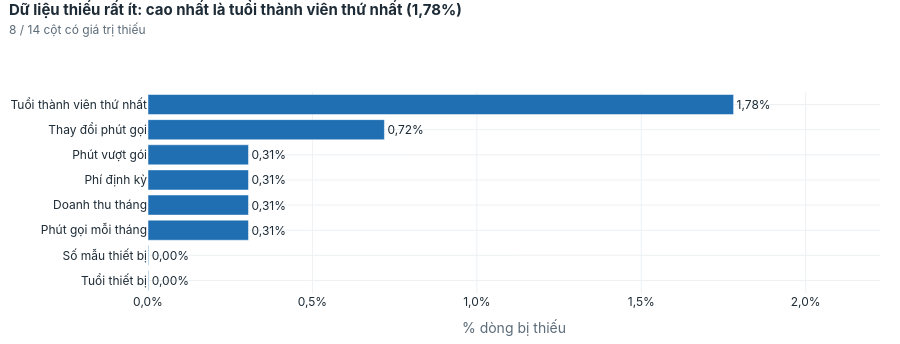

Notebook code cell kept with this figure:
### Markdown cell above
### C02 — Dữ liệu thiếu ở đâu?

### Code cell
show("C02_du_lieu_thieu")

### Figure 1 — Plotly figure (JSON) as saved in the notebook; plotly's stock layout.template omitted (floating-point values rounded to 4 significant figures)
{"data": [{"hovertemplate": "%{y}: %{x:.2%}<extra></extra>", "marker": {"color": "#1F6FB2"}, "orientation": "h", "text": ["0,00%", "0,00%", "0,31%", "0,31%", "0,31%", "0,31%", "0,72%", "1,78%"], "textposition": "outside", "type": "bar", "x": [1.959e-05, 1.959e-05, 0.003056, 0.003056, 0.003056, 0.003056, 0.007189, 0.01781], "y": ["Tuổi thiết bị", "Số mẫu thiết bị", "Phút gọi mỗi tháng", "Doanh thu tháng", "Phí định kỳ", "Phút vượt gói", "Thay đổi phút gọi", "Tuổi thành viên thứ nhất"]}], "layout": {"font": {"color": "#1D2B36", "family": "Inter, Segoe UI, Arial, sans-serif", "size": 12}, "height": 344, "hoverlabel": {"bgcolor": "white", "font": {"color": "#1D2B36", "family": "Inter, Segoe UI, Arial, sans-serif"}}, "legend": {"orientation": "h", "title": {}, "x": 1, "xanchor": "right", "y": 1.0, "yanchor": "bottom"}, "margin": {"b": 40, "l": 10, "r": 20, "t": 92}, "paper_bgcolor": "white", "plot_bgcolor": "white", "separators": ",.", "title": {"font": {"color": "#1D2B36", "size": 15}, "pad": {"t": 8}, "text": "<b>Dữ liệu thiếu rất ít: cao nhất là tuổi thành viên thứ nhất (1,78%)</b><br><span style='font-size:12px;color:#5B6B78'>8 / 14 cột có giá trị thiếu</span>", "x": 0.01, "xanchor": "left", "y": 0.98, "yanchor": "top"}, "xaxis": {"automargin": true, "gridcolor": "#EDF1F4", "range": [0, 0.02226], "tickformat": ".1%", "title": {"font": {"color": "#5B6B78"}, "text": "% dòng bị thiếu"}, "zeroline": false}, "yaxis": {"automargin": true, "gridcolor": "#EDF1F4", "title": {"font": {"color": "#5B6B78"}}, "zeroline": false}}}
